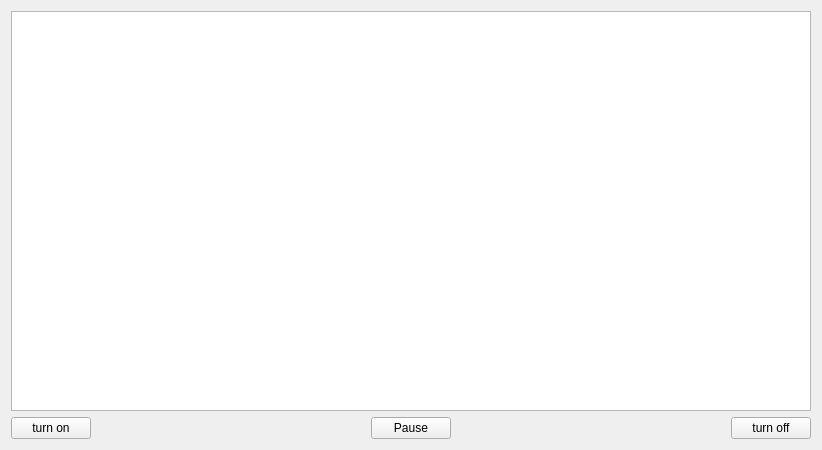
<?xml version="1.0" encoding="UTF-8"?>
<ui version="4.0">
 <class>MainWindow</class>
 <widget class="QMainWindow" name="MainWindow">
  <property name="geometry">
   <rect>
    <x>0</x>
    <y>0</y>
    <width>818</width>
    <height>447</height>
   </rect>
  </property>
  <property name="windowTitle">
   <string>MainWindow</string>
  </property>
  <widget class="QWidget" name="centralWidget">
   <layout class="QGridLayout" name="gridLayout">
    <item row="1" column="4">
     <widget class="QPushButton" name="turnOffButton">
      <property name="text">
       <string>turn off</string>
      </property>
     </widget>
    </item>
    <item row="1" column="0">
     <widget class="QPushButton" name="turnOnButton">
      <property name="text">
       <string>turn on</string>
      </property>
     </widget>
    </item>
    <item row="1" column="1">
     <spacer name="horizontalSpacer">
      <property name="orientation">
       <enum>Qt::Horizontal</enum>
      </property>
      <property name="sizeHint" stdset="0">
       <size>
        <width>40</width>
        <height>20</height>
       </size>
      </property>
     </spacer>
    </item>
    <item row="0" column="0" colspan="5">
     <widget class="QGraphicsView" name="graphicsView">
      <property name="minimumSize">
       <size>
        <width>800</width>
        <height>400</height>
       </size>
      </property>
     </widget>
    </item>
    <item row="1" column="2">
     <widget class="QPushButton" name="pauseButton">
      <property name="text">
       <string>Pause</string>
      </property>
     </widget>
    </item>
    <item row="1" column="3">
     <spacer name="horizontalSpacer_2">
      <property name="orientation">
       <enum>Qt::Horizontal</enum>
      </property>
      <property name="sizeHint" stdset="0">
       <size>
        <width>40</width>
        <height>20</height>
       </size>
      </property>
     </spacer>
    </item>
   </layout>
  </widget>
  <widget class="QMenuBar" name="menuBar">
   <property name="geometry">
    <rect>
     <x>0</x>
     <y>0</y>
     <width>818</width>
     <height>22</height>
    </rect>
   </property>
  </widget>
  <action name="actionOpenVedio">
   <property name="text">
    <string>open</string>
   </property>
  </action>
 </widget>
 <layoutdefault spacing="6" margin="11"/>
 <resources>
  <include location="MainWindow.qrc"/>
 </resources>
 <connections/>
</ui>
